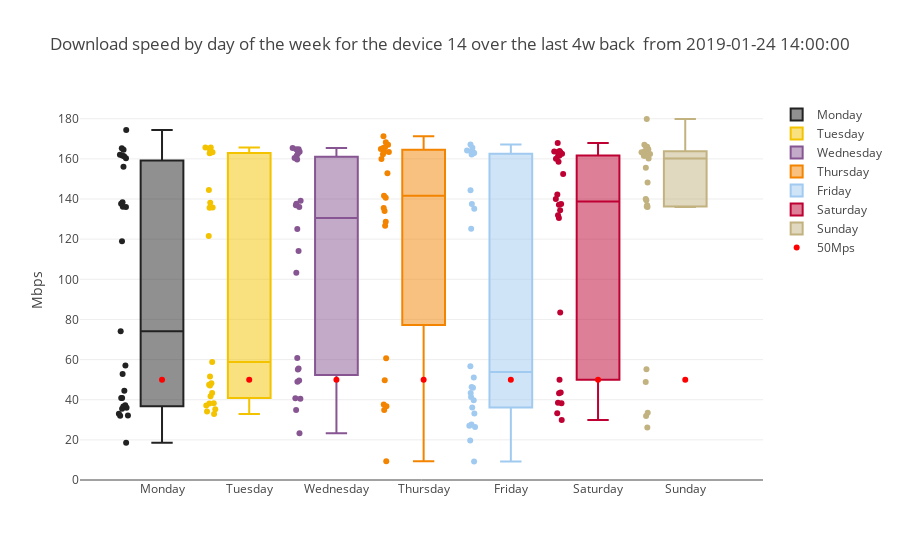

Notebook code cell kept with this figure:
### Code cell
subset=download_df[download_df["SK_PI"]==device_number]
t="Download speed by day of the week for the device " + str(device_number)+title_tail
simple_boxplot(dataframe=subset,plot_value='DOWNLOAD',sort_value='weekday',
               title=t,
               ytitle="Mbps",downloadline=True, weekdays=True, jitter=True)

### Figure 1 — Plotly figure (JSON) as saved in the notebook; plotly's stock layout.template omitted (floating-point values rounded to 4 significant figures)
{"data": [{"boxpoints": "all", "jitter": 0.3, "marker": {"color": "#222222"}, "name": "Monday", "pointpos": -1.8, "type": "box", "y": [136.1, 160.3, 74.17, 161.7, 138.3, 165.3, 156.1, 162, 118.9, 161.4, 136, 32.13, 137.6, 164.6, 52.8, 174.4, 37.29, 35.47, 32.95, 40.91, 40.8, 57.01, 44.42, 36.59, 32.07, 35.94, 18.54]}, {"boxpoints": "all", "jitter": 0.3, "marker": {"color": "#F3C300"}, "name": "Tuesday", "pointpos": -1.8, "type": "box", "y": [165, 165.7, 135.6, 138.1, 144.5, 165.7, 163.4, 163.5, 47.47, 163.2, 38.22, 135.8, 37.13, 48.16, 47.13, 35.27, 32.92, 34.07, 162.8, 51.58, 58.76, 41.7, 38.16, 43.31, 121.6]}, {"boxpoints": "all", "jitter": 0.3, "marker": {"color": "#875692"}, "name": "Wednesday", "pointpos": -1.8, "type": "box", "y": [161.5, 114.1, 164.8, 165.4, 103.2, 163.5, 137.6, 162.7, 55.08, 125, 136.9, 136.0, 23.35, 55.51, 164.8, 48.98, 60.84, 40.46, 139.1, 40.7, 34.91, 160.5, 49.56, 159.7]}, {"boxpoints": "all", "jitter": 0.3, "marker": {"color": "#F38400"}, "name": "Thursday", "pointpos": -1.8, "type": "box", "y": [9.34, 128.7, 168.3, 167.1, 165.5, 134.1, 126.7, 141.6, 163.4, 140.7, 152.9, 165.8, 60.67, 135.5, 36.69, 164.9, 37.61, 160.0, 163.4, 49.68, 171.2, 34.89, 162.3]}, {"boxpoints": "all", "jitter": 0.3, "marker": {"color": "#A1CAF1"}, "name": "Friday", "pointpos": -1.8, "type": "box", "y": [9.16, 163.5, 163.4, 167.2, 162.2, 162.6, 165.6, 135.2, 164.1, 125.2, 163.0, 137.5, 43.41, 56.69, 51.03, 45.92, 41.3, 27.6, 26.4, 46.28, 144.4, 36.09, 27.03, 33.15, 19.74, 39.76]}, {"boxpoints": "all", "jitter": 0.3, "marker": {"color": "#BE0032"}, "name": "Saturday", "pointpos": -1.8, "type": "box", "y": [162.6, 142.2, 163.5, 152.5, 167.8, 163.9, 160.0, 163.7, 137.5, 161.5, 158.6, 140.1, 83.48, 43.57, 163.3, 43.19, 134.4, 38.26, 130.6, 38.53, 161.7, 49.97, 131.9, 29.91, 137.2, 33.28]}, {"boxpoints": "all", "jitter": 0.3, "marker": {"color": "#C2B280"}, "name": "Sunday", "pointpos": -1.8, "type": "box", "y": [164.8, 136.3, 161.5, 136.9, 163.9, 167.0, 163.8, 161.6, 148.2, 166.1, 136.0, 160.1, 140.0, 163.1, 48.8, 155.6, 33.5, 162.4, 163.3, 139.4, 55.18, 166.2, 31.85, 179.9, 26.2]}, {"marker": {"color": "red"}, "mode": "markers", "name": "50Mps", "type": "scatter", "x": ["Monday", "Tuesday", "Wednesday", "Thursday", "Friday", "Saturday", "Sunday"], "y": [50, 50, 50, 50, 50, 50, 50]}], "layout": {"title": "Download speed by day of the week for the device 14 over the last 4w back  from 2019-01-24 14:00:00", "xaxis": {"title": ""}, "yaxis": {"rangemode": "tozero", "title": "Mbps"}}}
